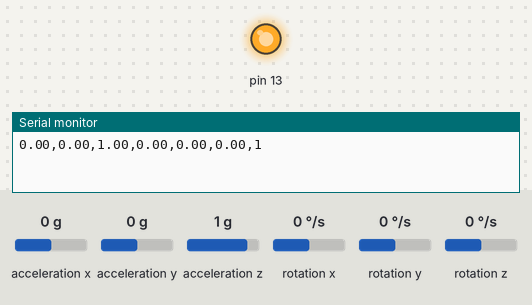
A sketch run on a simulated Arduino Uno, built with avr-gcc and run on an emulated ATmega328P. Shown: output pins drawn as LEDs (lit = HIGH), the last lines printed to the serial monitor. Wiring (inferred from the names in the program): MPU-6050 motion sensor at I2C address 0x68. Inputs (shaded band) come from the test bench; at power-on: acceleration x 0 g, acceleration y 0 g, acceleration z 1 g, rotation x 0 °/s, rotation y 0 °/s, rotation z 0 °/s.

Above: at 0.1 s.
At 9.2 s:
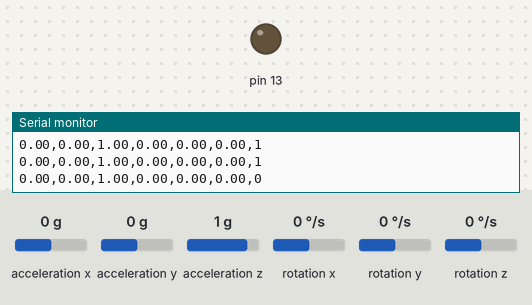
Timing chart, 0 to 13.8 s (numbered marks = the images above):
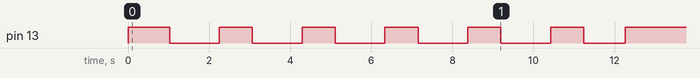

The sketch:

sensor_controller.ino
```cpp
#include <Wire.h>

float i = 0;
float j = 0;

// MPU-6050のアドレス、レジスタ設定値
#define MPU6050_WHO_AM_I 0x75   // Read Only
#define MPU6050_PWR_MGMT_1 0x6B // Read and Write
#define MPU_ADDRESS 0x68

// デバイス初期化時に実行される
void setup()
{
  Wire.begin();

  // PCとの通信を開始
  Serial.begin(115200); // 115200bps

  // 初回の読み出し
  Wire.beginTransmission(MPU_ADDRESS);
  Wire.write(MPU6050_WHO_AM_I); // MPU6050_PWR_MGMT_1
  Wire.write(0x00);
  Wire.endTransmission();

  // 動作モードの読み出し
  Wire.beginTransmission(MPU_ADDRESS);
  Wire.write(MPU6050_PWR_MGMT_1); // MPU6050_PWR_MGMT_1レジスタの設定
  Wire.write(0x00);
  Wire.endTransmission();

  // Lチカのセットアップ
  pinMode(13, OUTPUT);
}

void loop()
{
  Wire.beginTransmission(0x68);
  Wire.write(0x3B);
  Wire.endTransmission(false);
  Wire.requestFrom(0x68, 14, true);
  while (Wire.available() < 14)
    ;
  int16_t axRaw, ayRaw, azRaw, gxRaw, gyRaw, gzRaw, Temperature;

  axRaw = Wire.read() << 8 | Wire.read();
  ayRaw = Wire.read() << 8 | Wire.read();
  azRaw = Wire.read() << 8 | Wire.read();
  Temperature = Wire.read() << 8 | Wire.read();
  gxRaw = Wire.read() << 8 | Wire.read();
  gyRaw = Wire.read() << 8 | Wire.read();
  gzRaw = Wire.read() << 8 | Wire.read();

  // 加速度値を分解能で割って加速度(G)に変換する
  float acc_x = axRaw / 16384.0; // FS_SEL_0 16,384 LSB / g
  float acc_y = ayRaw / 16384.0;
  float acc_z = azRaw / 16384.0;

  // 角速度値を分解能で割って角速度(degrees per sec)に変換する
  float gyro_x = gxRaw / 131.0; // FS_SEL_0 131 LSB / (°/s)
  float gyro_y = gyRaw / 131.0;
  float gyro_z = gzRaw / 131.0;

  Serial.print(acc_x);
  Serial.print(",");
  Serial.print(acc_y);
  Serial.print(",");
  Serial.print(acc_z);
  Serial.print(",");
  Serial.print(gyro_x);
  Serial.print(",");
  Serial.print(gyro_y);
  Serial.print(",");
  Serial.print(gyro_z);
  Serial.print(",");

  if (i < 60){
    if (j < 5){
      digitalWrite( 13, HIGH );
      Serial.print(1);Serial.println("");
    }
    else if (j < 10){
      digitalWrite( 13, LOW );
      Serial.print(0);Serial.println("");
    }
    else{
      j = 0;
      Serial.print(0);Serial.println("");
    }
    j += 1;
  }

  else if (i < 210)
  {
    digitalWrite(13, HIGH);
    Serial.print(1);Serial.println("");
  }

  else if (i < 360)
  {
    digitalWrite(13, LOW);
    Serial.print(0);Serial.println("");
  }

  else
  {
    Serial.print(0);Serial.println("");
    i = 60;
  }

  i += 1;

  delay(200);
}
```

Measured:
- by itself, pin 13: goes HIGH 1.0 s, 5 × (LOW 1.2 s, HIGH 0.82 s), LOW 1.0 s, then HIGH
